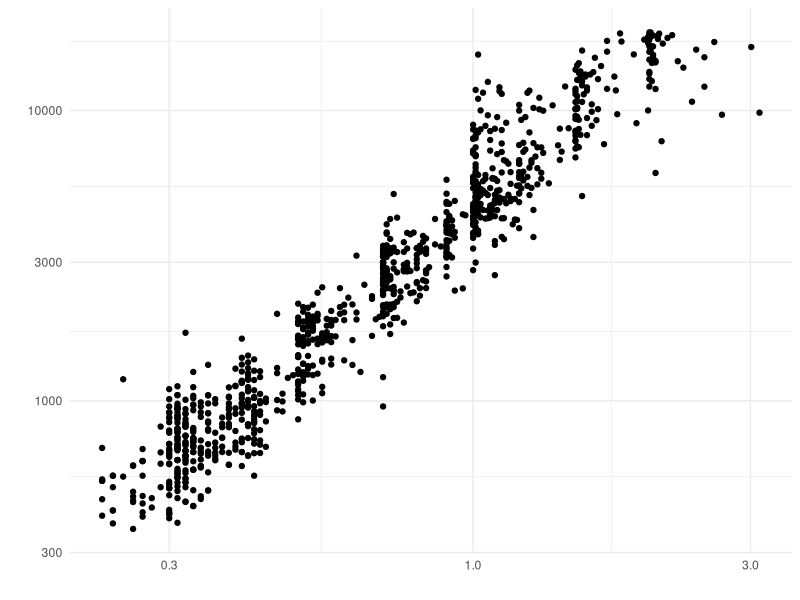
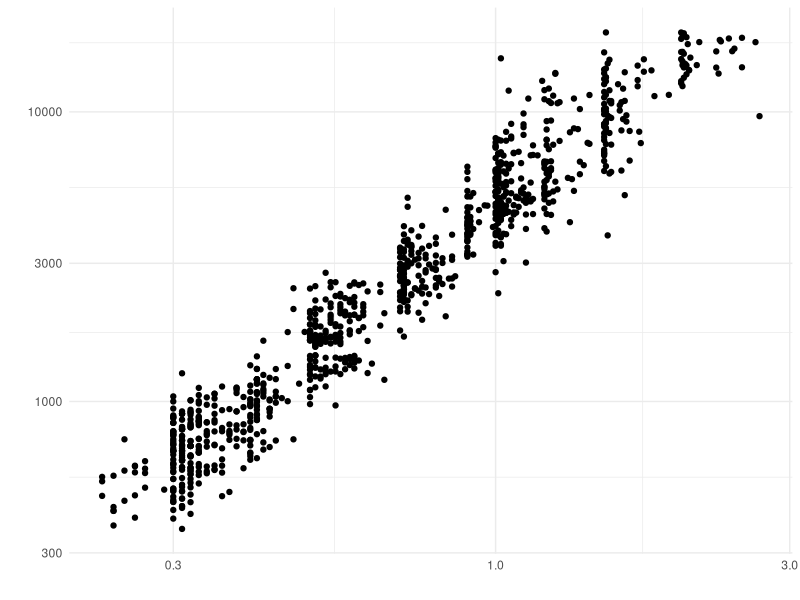

These figures' R source, in order:
## ---- chunk 1
library(tidyverse)
## ---- chunk 2
## NOTE: No need to edit; just run and inspect
diamonds %>%
  slice_sample(n = 1000) %>%

  ggplot(aes(carat, price)) +
  geom_point() +

  scale_x_log10() +
  scale_y_log10() +
  theme_minimal() +
  labs(x = "", y = "")
## ---- chunk 3
## NOTE: No need to edit; just run and inspect
diamonds %>%
  slice_sample(n = 1000) %>%

  ggplot(aes(carat, price)) +
  geom_point() +

  scale_x_log10() +
  scale_y_log10() +
  theme_minimal() +
  labs(x = "", y = "")
